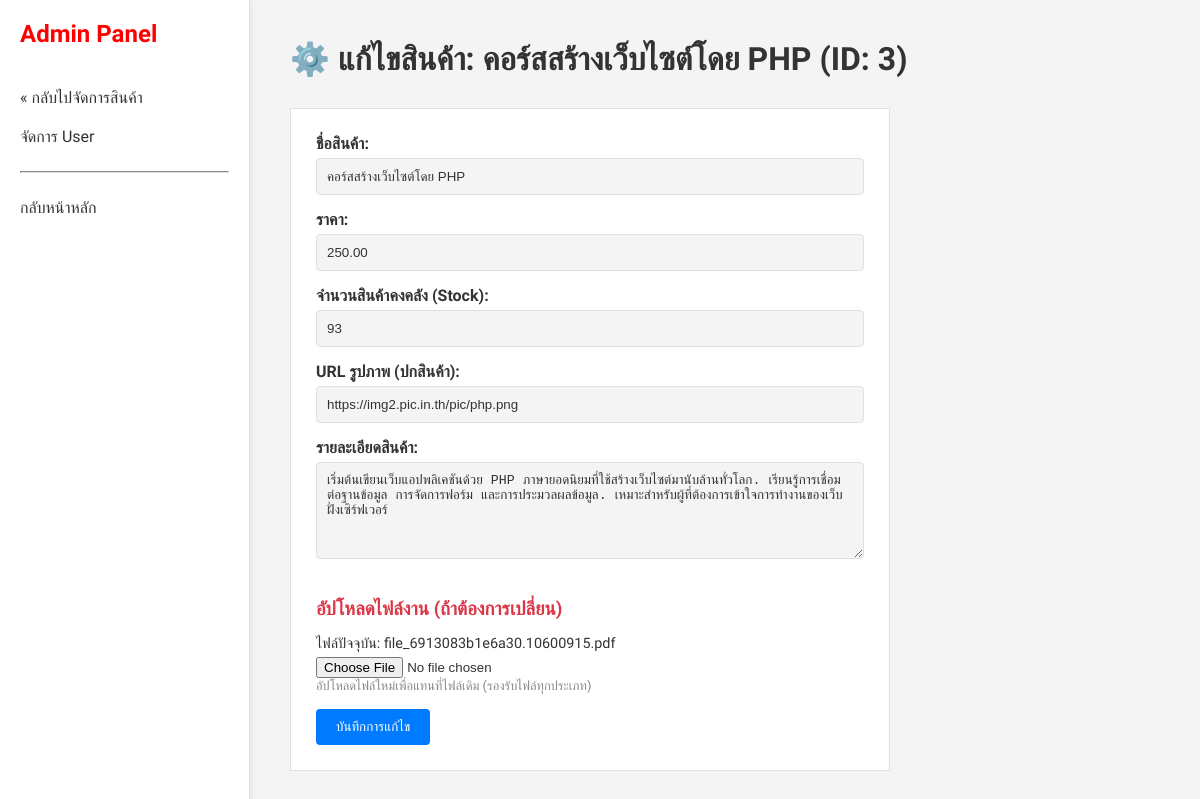
Screenshot of /product_edit.php?product_id=3 (signed in) with the database file from the repository.
### tables this page shows
CREATE TABLE IF NOT EXISTS `products` (
  `product_id` int(11) NOT NULL AUTO_INCREMENT,
  `name` varchar(255) NOT NULL,
  `price` decimal(10,2) NOT NULL,
  `stock` int(11) DEFAULT 0,
  `description` text DEFAULT NULL,
  `file_path` varchar(255) DEFAULT NULL,
  `image_url` varchar(255) DEFAULT NULL,
  `avg_rating` decimal(3,2) DEFAULT 0.00,
  `review_count` int(11) DEFAULT 0,
  PRIMARY KEY (`product_id`)
);

### product_edit.php (the view, shortened to what this page needs)
<?php
require_once 'config.php';
$product_id = (int)$_GET['product_id'];
$stmt = $conn->prepare("SELECT * FROM products WHERE product_id = ?");
$stmt->bind_param("i", $product_id);
$stmt->execute();
$product = $stmt->get_result()->fetch_assoc();
?>
<!DOCTYPE html>
<html lang="th">
<head>
    <link rel="stylesheet" href="styles.css">
</head>
<body>
    <div class="sidebar">
        <h2 style="color: red;">Admin Panel</h2>
        <ul style="margin-top: 30px;">
            <li><a href="<?php echo BACKEND_URL; ?>?subpage=product">« กลับไปจัดการสินค้า</a></li>
            <li><a href="<?php echo BACKEND_URL; ?>?subpage=user">จัดการ User</a></li>
            <hr style="border-color: var(--border-color); margin: 15px 0;">
            <li><a href="<?php echo BASE_URL; ?>">กลับหน้าหลัก</a></li>
        </ul>
    </div>
    <div class="content">
        <h1>⚙️ แก้ไขสินค้า: <?php echo htmlspecialchars($product['name']); ?> (ID: <?php echo $product_id; ?>)</h1>
        <div style="max-width: 600px;">
            <form action="admin_actions.php?action=update_product" method="post" enctype="multipart/form-data" style="background-color: var(--bg-content); padding: 25px; border: 1px solid var(--border-color);">
                <label for="name">ชื่อสินค้า:</label>
                <input type="text" name="name" value="<?php echo htmlspecialchars($product['name']); ?>" required>
                <label for="price">ราคา:</label>
                <input type="number" name="price" step="0.01" value="<?php echo number_format($product['price'], 2, '.', ''); ?>" required>
                <label for="stock">จำนวนสินค้าคงคลัง (Stock):</label>
                <input type="number" name="stock" value="<?php echo (int)($product['stock'] ?? 0); ?>" required>
                <label for="image_url">URL รูปภาพ (ปกสินค้า):</label>
                <input type="text" name="image_url" value="<?php echo htmlspecialchars($product['image_url']); ?>">
                <label for="description">รายละเอียดสินค้า:</label>
                <textarea name="description" rows="5"><?php echo htmlspecialchars($product['description']); ?></textarea>
                <h3 style="margin-top: 20px; margin-bottom: 15px; color: #dc3545;">อัปโหลดไฟล์งาน (ถ้าต้องการเปลี่ยน)</h3>
                <p style="font-size: 0.9em; margin-bottom: 5px;">ไฟล์ปัจจุบัน: <?php echo basename(htmlspecialchars($product['file_path'])); ?></p>
                <input type="file" name="file_upload" style="border: none; padding: 0;">
                <p style="font-size: 0.8em; color: #888; margin-bottom: 15px;">อัปโหลดไฟล์ใหม่เพื่อแทนที่ไฟล์เดิม (รองรับไฟล์ทุกประเภท)</p>
                <button type="submit" style="background-color: var(--accent-color);">บันทึกการแก้ไข</button>
            </form>
        </div>
    </div>
</body>
</html>

### styles.css (style rules this page uses)
:root { --bg-light: #f4f4f4; --bg-content: #ffffff; --text-dark: #333333; --accent-color: #007bff; --accent-hover: #0056b3; --border-color: #e0e0e0; --font-stack: 'Mitr', sans-serif; }
* { box-sizing: border-box; margin: 0; padding: 0; }
body { font-family: var(--font-stack); background-color: var(--bg-light); color: var(--text-dark); display: flex; min-height: 100vh; }
.sidebar { width: 250px; background-color: var(--bg-content); padding: 20px; box-shadow: 2px 0 5px rgba(0, 0, 0, 0.05); border-right: 1px solid var(--border-color); flex-shrink: 0; }
.sidebar h2 { margin-bottom: 30px; font-size: 1.5em; color: var(--accent-color); }
.sidebar ul { list-style: none; }
.sidebar li a { display: block; padding: 10px 0; color: var(--text-dark); text-decoration: none; transition: color 0.3s; }
.content { flex-grow: 1; padding: 40px; }
h1 { margin-bottom: 30px; font-size: 2em; color: var(--text-dark); }
form { padding: 0; background: none; }
label { display: block; margin-bottom: 5px; font-weight: 600; color: var(--text-dark); }
input[type="text"], input[type="password"], input[type="email"], input[type="number"], textarea { width: 100%; padding: 10px; margin-bottom: 15px; border: 1px solid var(--border-color); border-radius: 4px; background-color: var(--bg-light); color: var(--text-dark); }
button { background-color: var(--accent-color); color: white; padding: 10px 20px; border: none; border-radius: 4px; cursor: pointer; transition: background-color 0.3s; }

### rows the page displays
products: name "คอร์สสร้างเว็บไซต์โดย PHP", price "250.00", stock "93", image_url "https://img2.pic.in.th/pic/php.png", description "เริ่มต้นเขียนเว็บแอปพลิเคชันด้วย PHP ภาษายอดนิยมที่ใช้สร้างเว็บไซต์มานับล้านทั่วโลก. เรียนรู้การเชื่อมต่อฐานข้อมูล การจัดการฟอร์ม และการประมวลผลข้อมูล. เหมาะสำหรับผู้ที่ต้องการเข้าใจการทำงานของเว็บฝั่งเซิร์ฟเวอร์", file_path "file_6913083b1e6a30.10600915.pdf"

### other values shown
$product_id "3"
